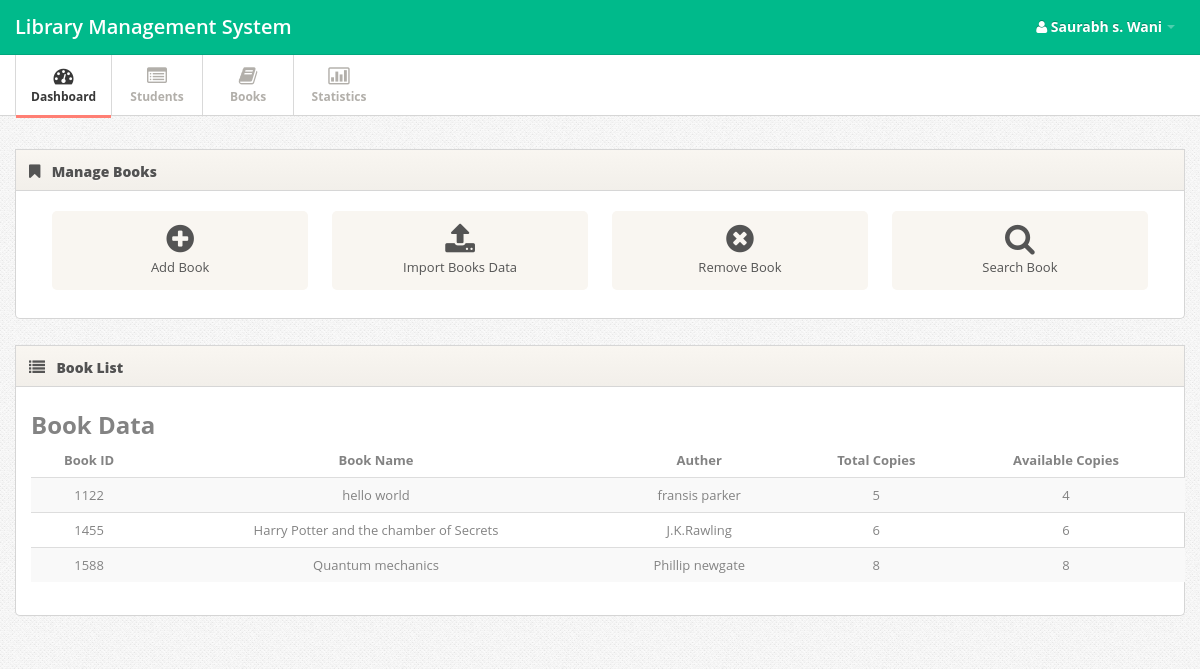
Screenshot of /books.php?page=Dashboard (signed in) with the database file from the repository.
### tables this page shows
CREATE TABLE `books` (
  `bk_id` int(10) UNSIGNED NOT NULL,
  `book_name` varchar(50) NOT NULL,
  `auther` varchar(30) NOT NULL,
  `toatal_cp` int(5) NOT NULL,
  `cp_left` int(5) NOT NULL
);

### fun.php (called while the page is built, shortened)
<?php
function select($var,$col,$condtn)
{
	$query="SELECT $var FROM $col $condtn";
	$sql=mysqli_query($GLOBALS['connection'],$query);
	return $sql;
}
?>

### books.php (the view, shortened to what this page needs)
<?php
include('header.php');
?>
<div class="span12">
  <div class="widget">
    <div class="widget-header"> <i class="icon-bookmark"></i>
      <h3>Manage Books</h3>
    </div>
    <div class="widget-content">
      <div class="shortcuts">
        <a href="#myModal" role="button" data-toggle="modal" class="shortcut"><i class="shortcut-icon icon-plus-sign"></i><span class="shortcut-label">Add Book</span> </a>
        <a href="javascript:;" class="shortcut"><i class="shortcut-icon icon-upload-alt"></i> <span class="shortcut-label">Import Books Data</span> </a>
        <a href="#myModal2" role="button" data-toggle="modal" class="shortcut"><i class="shortcut-icon icon-remove-sign"></i> <span class="shortcut-label">Remove Book</span> </a>
        <a href="#myModal0" role="button" data-toggle="modal" class="shortcut"><i class="shortcut-icon icon-search"></i> <span class="shortcut-label">Search Book</span> </a>
      </div>
    </div>
  </div>
<div class="widget">
    <div class="widget-header"> <i class='icon-list'></i>
      <h3><?php
      $result=select("*","books","WHERE 1");
      $row=mysqli_num_rows($result);
      if($row!=0){ ?>
          Book List
      <?php } ?>
    </h3>
  </div>
  <div class="widget-content">
    <div class="container">
      <h2>Book Data</h2>
      <table class="table table-striped">
        <thead>
          <tr>
            <th><center>Book ID</center></th>
            <th><center>Book Name</center></th>
            <th><center>Auther</center></th>
            <th><center>Total Copies</center></th>
            <th><center>Available Copies</center></th>
          </tr>
        </thead>
        <tbody>
          <?php
          $result=select("*","books","WHERE 1");
          while($std=mysqli_fetch_assoc($result))
          {
            echo "<tr>
            <td><center> ".$std['bk_id']."</center></td>
            <td><center> ".$std['book_name']."</center></td>
            <td><center> ".$std['auther']."</center></td>
            <td><center> ".$std['toatal_cp']."</center></td>
              <td><center> ".$std['cp_left']."</center></td>
            <td><center>
            <b> ";?>
            <?php
              echo "</a></center></td>
              </tr>";
            }
            ?>
          </tbody>
        </table>
      </div>
    </div>
  </div>
<?php
include('footer.php');
?>

### css/style.css (style rules this page uses)
body { background: #f9f6f1; font: 13px/1.7em 'Open Sans'; }
.table td { vertical-align: middle; }
.widget { position: relative; clear: both; width: auto; margin-bottom: 2em; overflow: hidden; }
.widget-header { position: relative; height: 40px; line-height: 40px; background: #f9f6f1; background:-moz-linear-gradient(top, #f9f6f1 0%, #f2efea 100%); background:-webkit-gradient(linear, left top, left bottom, color-stop(0%,#f9f6f1), color-stop(100%,#f2efea)); background:-webkit-linear-gradient(top, #f9f6f1 0%,#f2efea 100%); background:-o-linear-gradient(top, #f9f6f1 0%,#f2efea 100%); background:-ms-linear-gradient(top, #f9f6f1 0%,#f2efea 100%); background:linear-gradient(top, #f9f6f1 0%,#f2efea 100%); filter: progid:DXImageTransform.Microsoft.gradient(startColorstr='#f9f6f1', endColorstr='#f2efea'); -ms-filter: "progid:DXImageTransform.Microsoft.gradient(startColorstr='#f9f6f1', endColorstr='#f2efea')"; border: 1px solid #d6d6d6; -webkit-background-clip: padding-box; }
.widget-header h3 { position: relative; top: 2px; left: 10px; display: inline-block; margin-right: 3em; font-size: 14px; font-weight: 800; color: #525252; line-height: 18px; text-shadow: 1px 1px 2px rgba(255,255,255,.5); }
.widget-header [class^="icon-"], .widget-header [class*=" icon-"] { display: inline-block; margin-left: 13px; margin-right: -2px; font-size: 16px; color: #555; vertical-align: middle; }
.widget-content { padding: 20px 15px 15px; background: #FFF; border: 1px solid #D5D5D5; -moz-border-radius: 5px; -webkit-border-radius: 5px; border-radius: 5px; }
.widget-header+.widget-content { border-top: none; -webkit-border-top-left-radius: 0; -webkit-border-top-right-radius: 0; -moz-border-radius-topleft: 0; -moz-border-radius-topright: 0; border-top-left-radius: 0; border-top-right-radius: 0; }
.widget-content:before, .widget-content:after { content:""; display:table; }
.widget-content:after { clear:both; }
.widget-content { zoom:1; }

### css/pages/dashboard.css (style rules this page uses)
.shortcuts { text-align: center; }
.shortcuts .shortcut { width: 22.50%; display: inline-block; padding: 12px 0; margin: 0 .9% 1em; vertical-align: top; text-decoration: none; background: #f9f6f1; border-radius: 5px; }
.shortcuts .shortcut .shortcut-icon { margin-top: .25em; margin-bottom: .25em; font-size: 32px; color: #545454; }
.shortcuts .shortcut-label { display: block; font-weight: 400; color: #545454; }

### css/pages/signin.css (style rules this page uses)
body { background: url(../../images/body-bg.png); color:#838383; font: 13px/1.7em 'Open Sans'; }

### rows the page displays
books: bk_id "1122", book_name "hello world", auther "fransis parker", toatal_cp "5", cp_left "4"
books: bk_id "1455", book_name "Harry Potter and the chamber of Secrets", auther "J.K.Rawling", toatal_cp "6", cp_left "6"
books: bk_id "1588", book_name "Quantum mechanics", auther "Phillip newgate", toatal_cp "8", cp_left "8"

### other values shown
$_SESSION['sn'] "Saurabh s. Wani"
